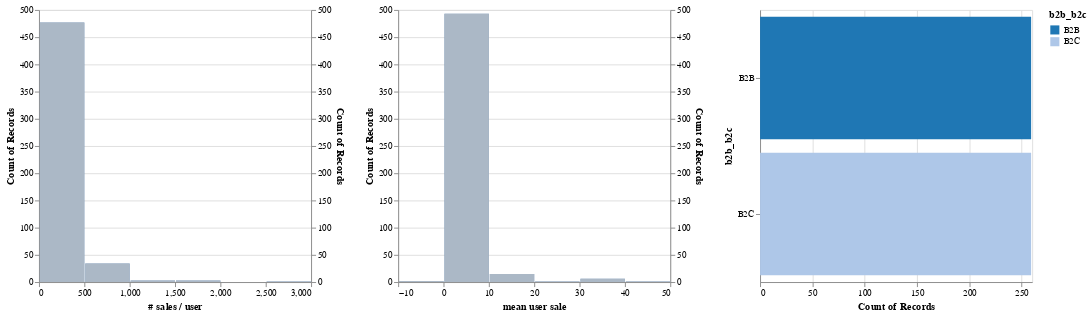

Here is the notebook cell this chart was saved with:
### Code cell
# Create filters to be used to slice the data.
b2b_b2c_filter = alt.selection_multi(fields=["b2b_b2c"])
b2b_b2c_chart = alt.Chart().mark_bar().encode(
    x="count()",
    y=alt.Y("b2b_b2c:N"),
    color=alt.condition(
        b2b_b2c_filter,
        alt.Color("b2b_b2c:N", scale=alt.Scale(scheme='category20')),
        alt.value("lightgray")),
).properties(width=300, height=300, selection=b2b_b2c_filter)


users_sales = (
    sales
    .groupby('customer_id', as_index=False)
    .agg({'sold_quantity': ['count', 'mean']})
    .flatten_cols()
    .merge(users, on='customer_id')
)

print(users_sales.columns)

# Create a chart for the count, and one for the mean.
alt.hconcat(
    filtered_hist('sold_quantity count', '# sales / user', b2b_b2c_filter),
    filtered_hist('sold_quantity mean', 'mean user sale', b2b_b2c_filter),
    b2b_b2c_chart,
    data=users_sales)

### Figure 1 — Vega-Lite specification as saved in the notebook (floating-point values rounded to 4 significant figures; data arrays with more than 128 entries replaced by an {"elided": "..."} marker saying what was removed)
{"config": {"view": {"continuousWidth": 400, "continuousHeight": 300}}, "hconcat": [{"layer": [{"mark": "bar", "encoding": {"x": {"bin": {"maxbins": 10}, "field": "sold_quantity count", "title": "# sales / user", "type": "quantitative"}, "y": {"aggregate": "count", "type": "quantitative"}}, "transform": [{"filter": {"selection": "selector001"}}], "width": 300}, {"mark": "bar", "encoding": {"color": {"value": "lightgray"}, "opacity": {"value": 0.7}, "x": {"bin": {"maxbins": 10}, "field": "sold_quantity count", "title": "# sales / user", "type": "quantitative"}, "y": {"aggregate": "count", "type": "quantitative"}}, "width": 300}], "resolve": {"scale": {"y": "independent"}}}, {"layer": [{"mark": "bar", "encoding": {"x": {"bin": {"maxbins": 10}, "field": "sold_quantity mean", "title": "mean user sale", "type": "quantitative"}, "y": {"aggregate": "count", "type": "quantitative"}}, "transform": [{"filter": {"selection": "selector001"}}], "width": 300}, {"mark": "bar", "encoding": {"color": {"value": "lightgray"}, "opacity": {"value": 0.7}, "x": {"bin": {"maxbins": 10}, "field": "sold_quantity mean", "title": "mean user sale", "type": "quantitative"}, "y": {"aggregate": "count", "type": "quantitative"}}, "width": 300}], "resolve": {"scale": {"y": "independent"}}}, {"mark": "bar", "encoding": {"color": {"condition": {"field": "b2b_b2c", "scale": {"scheme": "category20"}, "type": "nominal", "selection": "selector001"}, "value": "lightgray"}, "x": {"aggregate": "count", "type": "quantitative"}, "y": {"field": "b2b_b2c", "type": "nominal"}}, "height": 300, "selection": {"selector001": {"type": "multi", "fields": ["b2b_b2c"]}}, "width": 300}], "data": {"name": "data-d25dc15581730715ec9d2e5fc4c32cb3"}, "$schema": "https://vega.github.io/schema/vega-lite/v4.17.0.json", "datasets": {"data-d25dc15581730715ec9d2e5fc4c32cb3": {"elided": "518 records"}}}
